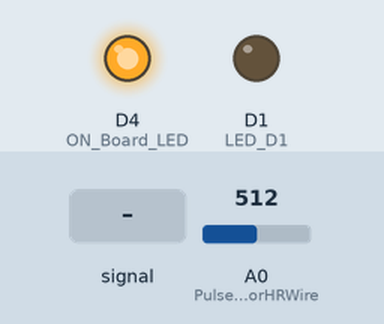
The sketch below on a simulated ESP8266 (NodeMCU). Shown: output pins drawn as LEDs (lit = HIGH). The test bench sets the inputs (shaded band); at power-on: A0 (PulseSensorHRWire) = 512. WiFi joins after 1.5 s; servers stay silent unless stated; what the sketch prints to the serial monitor is not drawn.

Above: at 3.2 s.
3.3 s: A0 (PulseSensorHRWire) fed a 200 Hz sine of ±81 counts around its level
At 4.07 s:
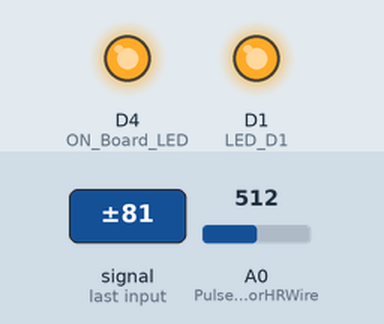
6.3 s: A0 (PulseSensorHRWire) fed a 50 Hz sine of ±306 counts around its level
9.3 s: A0 (PulseSensorHRWire) set to 530
11.5 s: A0 (PulseSensorHRWire) set to 502
At 12.2 s:
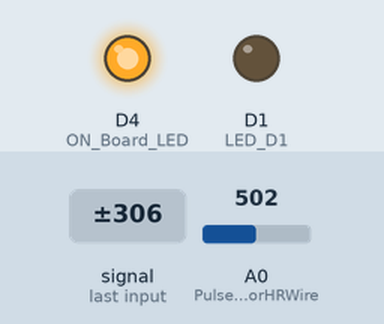
13.0 s: A0 (PulseSensorHRWire) set to 716
At 13.4 s:
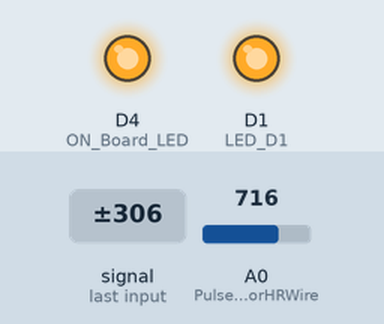
Timing chart, 0 to 15.5 s (numbered marks = the images above; inputs shaded):
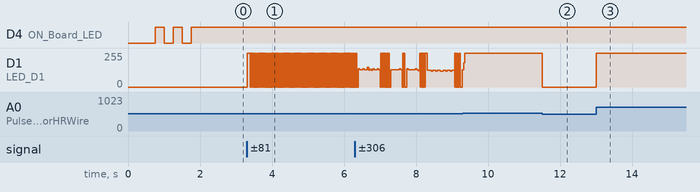

The sketch:

heart_rate_sensor.ino
```cpp
//===================================================================================Heart Rate Sensor Station Mode
//----------------------------------------Include the NodeMCU ESP8266 Library
//----------------------------------------see here: https://www.youtube.com/watch?v=8jMr94B8iN0 to add NodeMCU ESP8266 library and board
#include <ESP8266WiFi.h>
#include <WiFiClient.h>
#include <ESP8266WebServer.h>
//----------------------------------------


#define ON_Board_LED 2  //--> Defining an On Board LED (GPIO2 = D4), used for indicators when the process of connecting to a wifi router and when there is a client request.

//----------------------------------------SSID and Password of your WiFi router
const char* ssid = "Ish";  //--> Your wifi name
const char* password = "ishu6767"; //--> Your wifi password
//----------------------------------------

ESP8266WebServer server(80);  //--> Server on port 80

unsigned long previousMillisGetHR = 0; //--> will store the last time Millis (to get Heartbeat) was updated.
unsigned long previousMillisHR = 0; //--> will store the last time Millis (to get BPM) was updated.

const long intervalGetHR = 10; //--> Interval for reading heart rate (Heartbeat) = 10ms.
const long intervalHR = 10000; //--> Interval for obtaining the BPM value based on the sample is 10 seconds.

const int PulseSensorHRWire = A0; //--> PulseSensor connected to ANALOG PIN 0 (A0 / ADC 0).
const int LED_D1 = D1; //--> LED to detect when the heart is beating. The LED is connected to PIN D1 (GPIO5) on the NodeMCU ESP12E.
int Threshold = 520; //--> Determine which Signal to "count as a beat" and which to ignore.

int cntHB = 0; //--> Variable for counting the number of heartbeats.
boolean ThresholdStat = true; //--> Variable for triggers in calculating heartbeats.
int BPMval = 0; //--> Variable to hold the result of heartbeats calculation.

//--------------------------------------------------------------------------------void GetHeartRate()
// This subroutine is for reading the heart rate and calculating it to get the BPM value.
// To get a BPM value based on a heart rate reading for 10 seconds.
void GetHeartRate() {
  //----------------------------------------Process of reading heart rate.
  unsigned long currentMillisGetHR = millis();

  if (currentMillisGetHR - previousMillisGetHR >= intervalGetHR) {
    previousMillisGetHR = currentMillisGetHR;

    int PulseSensorHRVal = analogRead(PulseSensorHRWire);

    if (PulseSensorHRVal > Threshold && ThresholdStat == true) {
      cntHB++;
      ThresholdStat = false;
      digitalWrite(LED_D1,HIGH);
    }

    if (PulseSensorHRVal < Threshold) {
      ThresholdStat = true;
      digitalWrite(LED_D1,LOW);
    }
  }
  //----------------------------------------

  //----------------------------------------The process for getting the BPM value.
  unsigned long currentMillisHR = millis();

  if (currentMillisHR - previousMillisHR >= intervalHR) {
    previousMillisHR = currentMillisHR;

    BPMval = cntHB * 6; //--> The taken heart rate is for 10 seconds. So to get the BPM value, the total heart rate in 10 seconds x 6.
    Serial.print("BPM : ");
    Serial.println(BPMval);

    cntHB = 0;
  }
  //----------------------------------------
}
//--------------------------------------------------------------------------------

//--------------------------------------------------------------------------------void setup()
void setup() {
  // put your setup code here, to run once:
  Serial.begin(9600);
  delay(500);

  pinMode(ON_Board_LED,OUTPUT); //--> On Board LED port Direction output
  digitalWrite(ON_Board_LED, HIGH); //--> Turn off Led On Board

  pinMode(LED_D1,OUTPUT); //--> Set LED_3 PIN as Output.

  WiFi.mode(WIFI_STA);
  WiFi.begin(ssid, password); //--> Connect to your WiFi router
  Serial.println("");

  //----------------------------------------Wait for connection
  Serial.print("Connecting");
  while (WiFi.status() != WL_CONNECTED) {
    Serial.print(".");
    //----------------------------------------Make the On Board Flashing LED on the process of connecting to the wifi router.
    digitalWrite(ON_Board_LED, LOW);
    delay(250);
    digitalWrite(ON_Board_LED, HIGH);
    delay(250);
    //----------------------------------------
  }
  //----------------------------------------
  digitalWrite(ON_Board_LED, HIGH); //--> Turn off the On Board LED when it is connected to the wifi router.
  //----------------------------------------If successfully connected to the wifi router, the IP Address that will be visited is displayed in the serial monitor
  Serial.println("");
  Serial.print("Successfully connected to : ");
  Serial.println(ssid);
  Serial.print("IP address: ");
  Serial.println(WiFi.localIP());
  Serial.println();
  //----------------------------------------

}
//--------------------------------------------------------------------------------

//--------------------------------------------------------------------------------void loop()
void loop() {
  // put your main code here, to run repeatedly:
  server.handleClient(); //--> Handle client requests
  GetHeartRate(); //--> Calling the GetHeartRate() subroutine
}
//--------------------------------------------------------------------------------
//===================================================================================
```

Measured:
- after the input at 3.3 s, D1 (LED_D1): 0/255 → 255/255 at once, then repeats every 0.04 s: 0/255 0.02 s, 255/255 0.02 s
- after the input at 11.5 s, D1 (LED_D1): 255/255 → 0/255 at once
- after the input at 13.0 s, D1 (LED_D1): 0/255 → 255/255 at once
